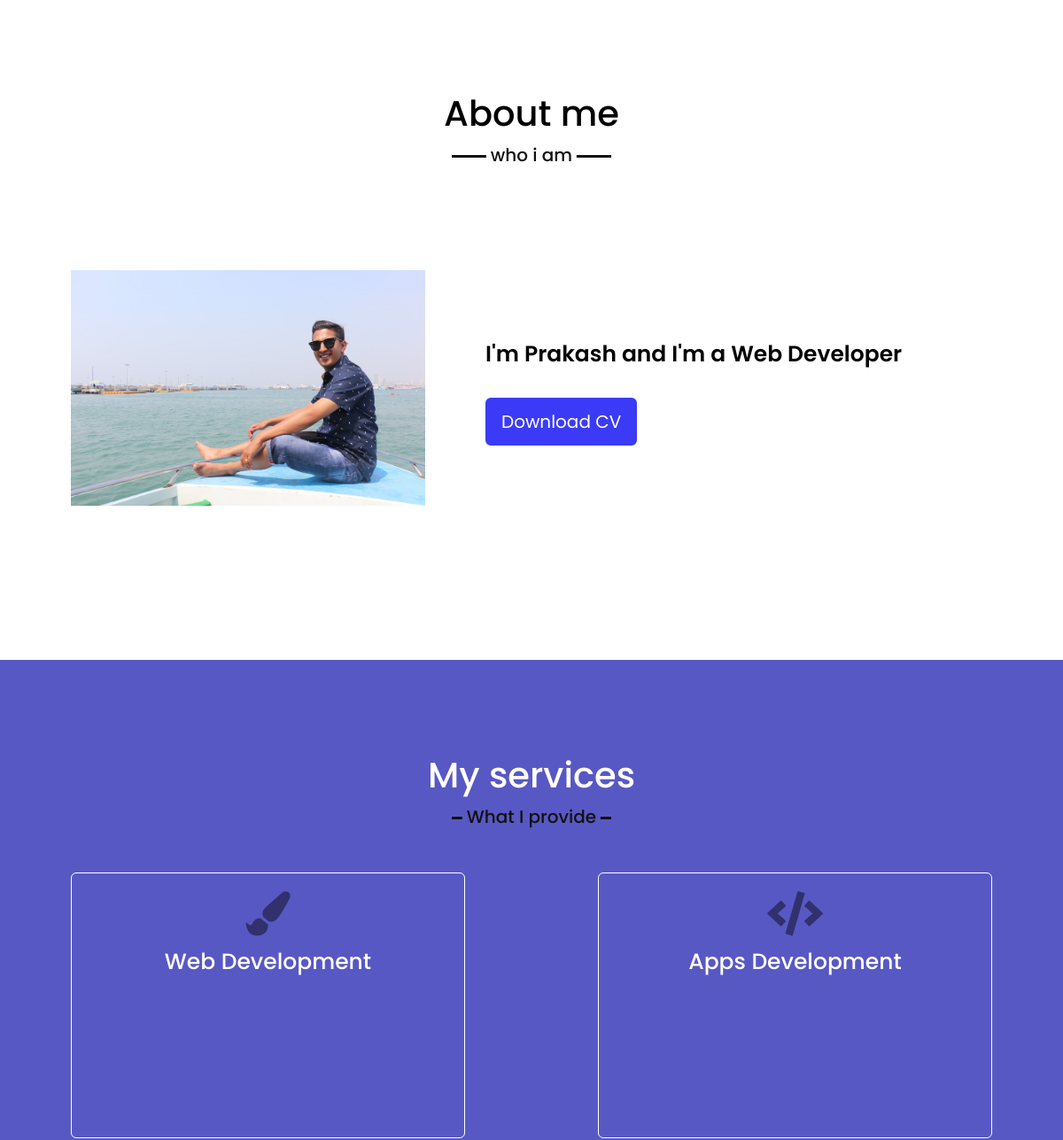
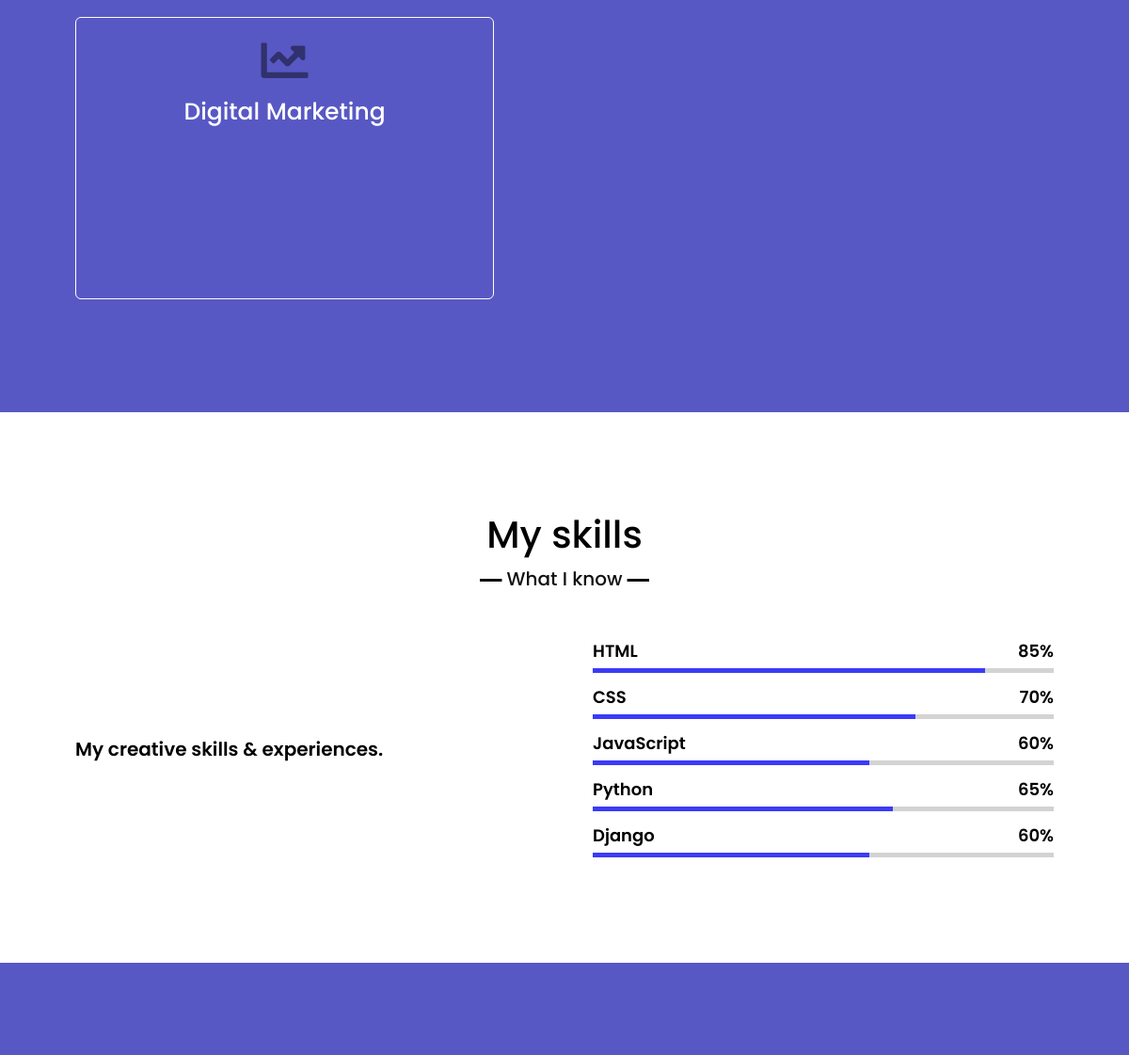
Before: / (middle part) with the older database file (2 pictures, top to bottom).
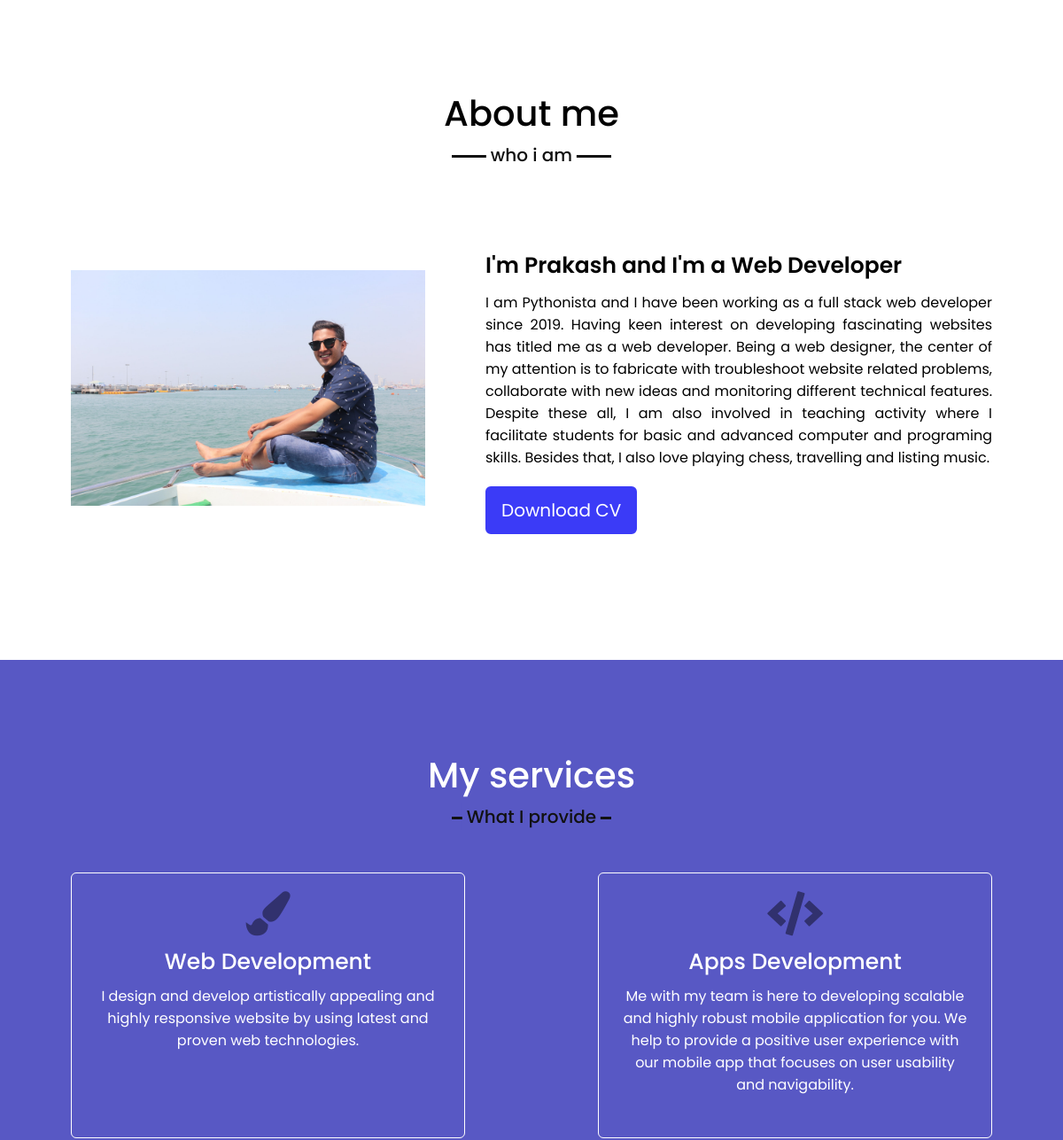
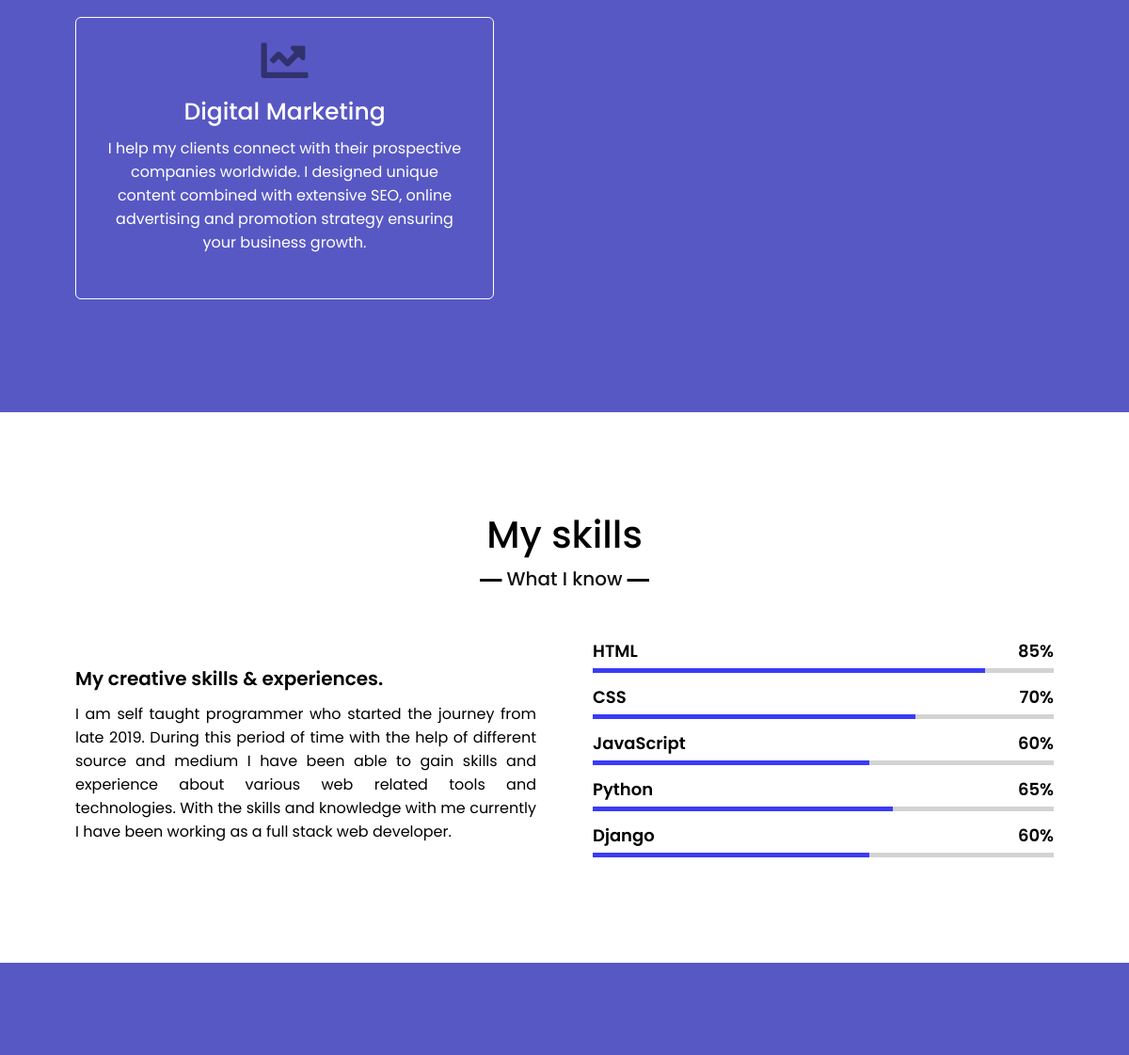
After: the same page with the newer database file (2 pictures, top to bottom).
### portfolio/models.py (models this page shows)
class about_service (models.Model):
    aboutme = models.TextField()
    web_service = models.TextField()
    app_service = models.TextField()
    digitalmarketing_service = models.TextField()
    skill = models.TextField()

### portfolio/views.py (the view, shortened to what this page needs)
# urls.py: path('', views.homepage,name="homepage"),
def homepage(request):
   if request.method=="GET":
      contain = about_service.objects.all()
      return render(request, 'index.html',{'contain':contain})

### portfolio/templates/index.html (shortened to what this page needs)
<!DOCTYPE html>
{% load static %}
<html lang="en">
<head>
   <link rel="stylesheet" href="{% static 'css/style.css' %}">
   <link rel="stylesheet" href="https://cdnjs.cloudflare.com/ajax/libs/font-awesome/5.15.3/css/all.min.css"/>
   <link rel="stylesheet" href="https://cdnjs.cloudflare.com/ajax/libs/OwlCarousel2/2.3.4/assets/owl.carousel.min.css"/>
</head>
<body>
    <section class="about" id="about">
        <div class="max-width">
            <h2 class="title">About me</h2>
            <div class="about-content">
                <div class="column left">
                    <img src="{% static 'images/aboutme.jpg' %}" alt="">
                </div>
                <div class="column right">
                    <div class="text">I'm Prakash and I'm a Web Developer</div>
                    {% for data in contain  %}
                    <p>{{ data.aboutme }}</p>
                    {% endfor %}
                    <a href="{% static 'images/mycvPDF.pdf' %}">Download CV</a>
                </div>
            </div>
        </div>
    </section>
    <section class="services" id="services">
        <div class="max-width">
            <h2 class="title">My services</h2>
            <div class="serv-content">
                <div class="card">
                    <div class="box">
                        <i class="fas fa-paint-brush"></i>
                        <div class="text">Web Development</div>
                        {% for data in contain  %}
                            <p>{{ data.web_service }}</p>
                        {% endfor %}
                    </div>
                </div>
                <div class="card">
                    <div class="box">
                        <i class="fas fa-code"></i>
                        <div class="text">Apps Development</div>
                        {% for data in contain  %}
                            <p>{{ data.app_service }}</p>
                        {% endfor %}
                    </div>
                </div>
                <div class="card">
                    <div class="box">
                        <i class="fas fa-chart-line"></i>
                        <div class="text">Digital Marketing</div>
                        {% for data in contain  %}
                            <p>{{ data.digitalmarketing_service }}</p>
                        {% endfor %}
                    </div>
                </div>
               </div>
            </div>
    </section>
     <section class="skills" id="skills">
        <div class="max-width">
            <h2 class="title">My skills</h2>
            <div class="skills-content">
                <div class="column left">
                    <div class="text">My creative skills & experiences.</div>
                        {% for data in contain  %}
                            <p>{{ data.skill }}</p>
                        {% endfor %}
                </div>
                <div class="column right">
                    <div class="bars">
                        <div class="info">
                            <span>HTML</span>
                            <span>85%</span>
                        </div>
                        <div class="line html"></div>
                    </div>
                    <div class="bars">
                        <div class="info">
                            <span>CSS</span>
                            <span>70%</span>
                        </div>
                        <div class="line css"></div>
                    </div>
                    <div class="bars">
                        <div class="info">
                            <span>JavaScript</span>
                            <span>60%</span>
                        </div>
                        <div class="line js"></div>
                    </div>
                    <div class="bars">
                        <div class="info">
                            <span>Python</span>
                            <span>65%</span>
                        </div>
                        <div class="line python"></div>
                    </div>
                    <div class="bars">
                        <div class="info">
                            <span>Django</span>
                            <span>60%</span>
                        </div>
                        <div class="line Django"></div>
                    </div>
                </div>
            </div>
        </div>
    </section>
    <section class="contact" id="contact">
    </section>
</body>
</html>

### portfolio/static/css/style.css (style rules this page uses)
* { font-family: 'Poppins', sans-serif; margin: 0; padding: 0; box-sizing: border-box; text-decoration: none; }
html { scroll-behavior:smooth; }
.max-width { max-width: 1300px; padding: 0 80px; margin: auto; }
section { padding: 100px 0; }
section .title { position: relative; text-align: center; font-size: 40px; font-weight: 500; margin-bottom: 60px; padding-bottom: 20px; }
section .title::before { content: ""; position: absolute; bottom: 0px; left: 50%; width: 180px; height: 3px; background: #111; transform: translateX(-50%); }
section .title::after { position: absolute; bottom: -12px; left: 50%; font-size: 20px; color: #111; padding: 0 5px; background: #fff; transform: translateX(-50%); }
.about .title::after { content: "who i am"; }
.about .about-content, .services .serv-content, .skills .skills-content, .contact .contact-content { display: flex; flex-wrap: wrap; align-items: center; justify-content: space-between; }
.about .about-content .left { width: 45%; }
.about .about-content .left img { height: 400px; width: 400px; object-fit: contain; border-radius: 10px; -webkit-border-radius: 10px; -moz-border-radius: 10px; -ms-border-radius: 10px; -o-border-radius: 10px; }
.about .about-content .right { width: 55%; }
.about .about-content .right .text { font-size: 25px; font-weight: 600; margin-bottom: 10px; }
.about .about-content .right p { text-align: justify; }
.about .about-content .right a { display: inline-block; background-color: rgb(59, 59, 247); color: white; font-size: 20px; padding: 10px 16px; margin-top: 20px; border-radius: 6px; -webkit-border-radius: 6px; -moz-border-radius: 6px; -ms-border-radius: 6px; -o-border-radius: 6px; border: 2px solid rgb(59, 59, 247); transition: all 0.5s ease; -webkit-transition: all 0.5s ease; -moz-transition: all 0.5s ease; -ms-transition: all 0.5s ease; -o-transition: all 0.5s ease; }
.services { color: #fff; background:rgb(88, 88, 196); }
.services .title::before { background: #111; }
.services .title::after { background:rgb(88, 88, 196); content: "What I provide"; }
.services .serv-content .card { width: calc(33% - 20px); background: none; height: 300px; text-align: center; border: 1px solid white; border-radius: 6px; padding: 20px 25px; -webkit-border-radius: 6px; -moz-border-radius: 6px; -ms-border-radius: 6px; -o-border-radius: 6px; cursor: pointer; transition: all 0.3s ease; -webkit-transition: all 0.3s ease; -moz-transition: all 0.3s ease; -ms-transition: all 0.3s ease; -o-transition: all 0.3s ease; }
.services .serv-content .card .box { transition: all 0.3s ease; -webkit-transition: all 0.3s ease; -moz-transition: all 0.3s ease; -ms-transition: all 0.3s ease; -o-transition: all 0.3s ease; }
.services .serv-content .card i { font-size: 50px; color: rgb(49, 49, 110); transition: all 0.3 ease; -webkit-transition: color 0.3 ease; -moz-transition: all 0.3 ease; -ms-transition: all 0.3 ease; -o-transition: all 0.3 ease; }
.services .serv-content .card .text { font-size: 25px; font-weight: 500; margin: 10px 0 7px 0; }
.skills .title::after { content: "What I know"; }
.skills .skills-content .column { width: calc(50% - 30px); }
.skills .skills-content .left .text { font-size: 20px; font-weight: 600; margin-bottom: 10px; }
.skills .skills-content .left p { text-align: justify; }
.skills .skills-content .right .bars { margin-bottom: 12px; }
.skills .skills-content .right .info { display: flex; margin-bottom: 5px; align-items: center; justify-content: space-between; }
.skills .skills-content .right span { font-weight: 600; font-size: 18px; }
.skills .skills-content .right .line { height: 5px; width: 100%; background: lightgray; position: relative; }
.skills .skills-content .right .line::before { content: ""; position: absolute; height: 100%; left: 0; top: 0; background: rgb(59, 59, 247); }
.skills .skills-content .right .html::before { width: 85%; }
.skills .skills-content .right .css::before { width: 70%; }
.skills .skills-content .right .js::before { width: 60%; }
.skills .skills-content .right .python::before { width: 65%; }
.skills .skills-content .right .Django::before { width: 60%; }
.contact { color: #fff; background: rgb(88, 88, 196); }
@media (max-width:1200px) { .services .serv-content .card { width: calc(50% - 75px); margin-bottom: 20px; } }

Changed rows visible on the page:
added about_service: aboutme "I am Pythonista and I have been working as a full stack web developer since 2019. Having keen interest on developing fascinating websites has titled me as a web developer. Being a web designer, the center of my attention is to fabricate with troubleshoot website related problems, collaborate with new ideas and monitoring different technical features. Despite these all, I am also involved in teaching activity where I facilitate students for basic and advanced computer and programing skills. Besides that, I also love playing chess, travelling and listing music.", web_service "I design and develop artistically appealing and highly responsive website by using latest and proven web technologies.", app_service "Me with my team is here to developing scalable and highly robust mobile application for you. We help to provide a positive user experience with our mobile app that focuses on user usability and navigability.", digitalmarketing_service "I help my clients connect with their prospective companies worldwide. I designed unique content combined with extensive SEO, online advertising and promotion strategy ensuring your business growth.", skill "I am self taught programmer who started the journey from late 2019. During this period of time with the help of different source and medium I have been able to gain skills and experience about various web related tools and technologies. With the skills and knowledge with me currently I have been working as a full stack web developer."
